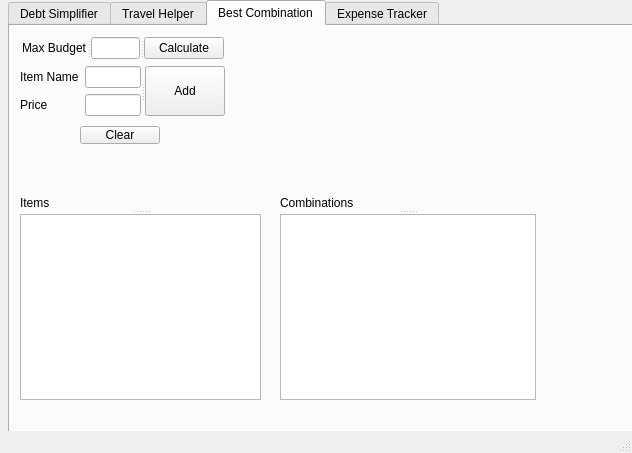
<?xml version="1.0" encoding="UTF-8"?>
<ui version="4.0">
 <class>MainWindow</class>
 <widget class="QMainWindow" name="MainWindow">
  <property name="geometry">
   <rect>
    <x>0</x>
    <y>0</y>
    <width>632</width>
    <height>453</height>
   </rect>
  </property>
  <property name="windowTitle">
   <string>MainWindow</string>
  </property>
  <widget class="QWidget" name="centralwidget">
   <widget class="QTabWidget" name="tabWidget">
    <property name="geometry">
     <rect>
      <x>8</x>
      <y>0</y>
      <width>800</width>
      <height>800</height>
     </rect>
    </property>
    <property name="sizePolicy">
     <sizepolicy hsizetype="Preferred" vsizetype="Preferred">
      <horstretch>0</horstretch>
      <verstretch>0</verstretch>
     </sizepolicy>
    </property>
    <property name="accessibleName">
     <string/>
    </property>
    <property name="currentIndex">
     <number>2</number>
    </property>
    <property name="movable">
     <bool>true</bool>
    </property>
    <widget class="QWidget" name="tab_5">
     <attribute name="title">
      <string>Debt Simplifier</string>
     </attribute>
     <widget class="QSplitter" name="splitter_8">
      <property name="geometry">
       <rect>
        <x>0</x>
        <y>10</y>
        <width>301</width>
        <height>291</height>
       </rect>
      </property>
      <property name="orientation">
       <enum>Qt::Vertical</enum>
      </property>
      <widget class="QSplitter" name="splitter_5">
       <property name="orientation">
        <enum>Qt::Horizontal</enum>
       </property>
       <widget class="QLabel" name="nameLabel">
        <property name="text">
         <string>Number of people</string>
        </property>
       </widget>
       <widget class="QLineEdit" name="nameLineEdit"/>
       <widget class="QPushButton" name="pushButton">
        <property name="text">
         <string>Submit</string>
        </property>
       </widget>
      </widget>
      <widget class="QTableWidget" name="tableWidget"/>
      <widget class="QSplitter" name="splitter_6">
       <property name="orientation">
        <enum>Qt::Horizontal</enum>
       </property>
       <widget class="QPushButton" name="pushButton_2">
        <property name="text">
         <string>Calculate</string>
        </property>
       </widget>
       <widget class="QPushButton" name="pushButton_3">
        <property name="text">
         <string>Clear</string>
        </property>
       </widget>
      </widget>
      <widget class="QSplitter" name="splitter_7">
       <property name="orientation">
        <enum>Qt::Horizontal</enum>
       </property>
       <widget class="QPushButton" name="pushButton_20">
        <property name="text">
         <string>Load Previous Config</string>
        </property>
       </widget>
       <widget class="QPushButton" name="pushButton_21">
        <property name="text">
         <string>Save</string>
        </property>
       </widget>
      </widget>
     </widget>
     <widget class="QSplitter" name="splitter_9">
      <property name="geometry">
       <rect>
        <x>330</x>
        <y>10</y>
        <width>256</width>
        <height>408</height>
       </rect>
      </property>
      <property name="orientation">
       <enum>Qt::Vertical</enum>
      </property>
      <widget class="QLabel" name="label">
       <property name="text">
        <string>Original balances</string>
       </property>
      </widget>
      <widget class="QListWidget" name="listWidget"/>
      <widget class="QLabel" name="label_2">
       <property name="text">
        <string>Reduced balances</string>
       </property>
      </widget>
      <widget class="QListWidget" name="listWidget_2"/>
     </widget>
    </widget>
    <widget class="QWidget" name="tab_6">
     <attribute name="title">
      <string>Travel Helper</string>
     </attribute>
     <widget class="QLabel" name="label_3">
      <property name="geometry">
       <rect>
        <x>20</x>
        <y>20</y>
        <width>91</width>
        <height>16</height>
       </rect>
      </property>
      <property name="text">
       <string>Number of locations</string>
      </property>
     </widget>
     <widget class="QLineEdit" name="lineEdit">
      <property name="geometry">
       <rect>
        <x>110</x>
        <y>20</y>
        <width>71</width>
        <height>20</height>
       </rect>
      </property>
     </widget>
     <widget class="QPushButton" name="pushButton_7">
      <property name="geometry">
       <rect>
        <x>200</x>
        <y>20</y>
        <width>80</width>
        <height>18</height>
       </rect>
      </property>
      <property name="text">
       <string>Submit</string>
      </property>
     </widget>
     <widget class="QTableWidget" name="tableWidget_3">
      <property name="geometry">
       <rect>
        <x>10</x>
        <y>50</y>
        <width>281</width>
        <height>171</height>
       </rect>
      </property>
     </widget>
     <widget class="QTableWidget" name="tableWidget_4">
      <property name="geometry">
       <rect>
        <x>320</x>
        <y>40</y>
        <width>291</width>
        <height>181</height>
       </rect>
      </property>
     </widget>
     <widget class="QLabel" name="label_4">
      <property name="geometry">
       <rect>
        <x>330</x>
        <y>20</y>
        <width>151</width>
        <height>16</height>
       </rect>
      </property>
      <property name="text">
       <string>Shortest distance between each location</string>
      </property>
     </widget>
     <widget class="QPushButton" name="pushButton_8">
      <property name="geometry">
       <rect>
        <x>20</x>
        <y>260</y>
        <width>121</width>
        <height>21</height>
       </rect>
      </property>
      <property name="text">
       <string>Calculate Minimum Distance</string>
      </property>
     </widget>
     <widget class="QPushButton" name="pushButton_9">
      <property name="geometry">
       <rect>
        <x>150</x>
        <y>260</y>
        <width>121</width>
        <height>21</height>
       </rect>
      </property>
      <property name="text">
       <string>Calculate Minimum Path</string>
      </property>
     </widget>
     <widget class="QComboBox" name="comboBox">
      <property name="geometry">
       <rect>
        <x>90</x>
        <y>230</y>
        <width>111</width>
        <height>22</height>
       </rect>
      </property>
     </widget>
     <widget class="QPushButton" name="pushButton_10">
      <property name="geometry">
       <rect>
        <x>100</x>
        <y>290</y>
        <width>80</width>
        <height>18</height>
       </rect>
      </property>
      <property name="text">
       <string>Clear</string>
      </property>
     </widget>
     <widget class="QListWidget" name="listWidget_8">
      <property name="geometry">
       <rect>
        <x>320</x>
        <y>260</y>
        <width>256</width>
        <height>101</height>
       </rect>
      </property>
     </widget>
     <widget class="QLabel" name="label_17">
      <property name="geometry">
       <rect>
        <x>330</x>
        <y>240</y>
        <width>101</width>
        <height>16</height>
       </rect>
      </property>
      <property name="text">
       <string>Minimum distance Path</string>
      </property>
     </widget>
    </widget>
    <widget class="QWidget" name="tab_9">
     <attribute name="title">
      <string>Best Combination</string>
     </attribute>
     <widget class="QPushButton" name="pushButton_13">
      <property name="geometry">
       <rect>
        <x>70</x>
        <y>100</y>
        <width>80</width>
        <height>18</height>
       </rect>
      </property>
      <property name="text">
       <string>Clear</string>
      </property>
     </widget>
     <widget class="QSplitter" name="splitter">
      <property name="geometry">
       <rect>
        <x>10</x>
        <y>40</y>
        <width>205</width>
        <height>50</height>
       </rect>
      </property>
      <property name="orientation">
       <enum>Qt::Horizontal</enum>
      </property>
      <widget class="QWidget" name="layoutWidget">
       <layout class="QFormLayout" name="formLayout">
        <item row="0" column="0">
         <widget class="QLabel" name="label_7">
          <property name="text">
           <string>Item Name</string>
          </property>
         </widget>
        </item>
        <item row="0" column="1">
         <widget class="QLineEdit" name="lineEdit_3"/>
        </item>
        <item row="1" column="0">
         <widget class="QLabel" name="label_8">
          <property name="text">
           <string>Price</string>
          </property>
         </widget>
        </item>
        <item row="1" column="1">
         <widget class="QLineEdit" name="lineEdit_4"/>
        </item>
       </layout>
      </widget>
      <widget class="QPushButton" name="pushButton_12">
       <property name="text">
        <string>Add</string>
       </property>
      </widget>
     </widget>
     <widget class="QSplitter" name="splitter_2">
      <property name="geometry">
       <rect>
        <x>12</x>
        <y>11</y>
        <width>202</width>
        <height>22</height>
       </rect>
      </property>
      <property name="orientation">
       <enum>Qt::Horizontal</enum>
      </property>
      <widget class="QLabel" name="label_5">
       <property name="text">
        <string>Max Budget</string>
       </property>
      </widget>
      <widget class="QLineEdit" name="lineEdit_2"/>
      <widget class="QPushButton" name="pushButton_11">
       <property name="text">
        <string>Calculate</string>
       </property>
      </widget>
     </widget>
     <widget class="QSplitter" name="splitter_3">
      <property name="geometry">
       <rect>
        <x>10</x>
        <y>170</y>
        <width>241</width>
        <height>204</height>
       </rect>
      </property>
      <property name="orientation">
       <enum>Qt::Vertical</enum>
      </property>
      <widget class="QLabel" name="label_6">
       <property name="text">
        <string>Items</string>
       </property>
      </widget>
      <widget class="QListWidget" name="listWidget_5"/>
     </widget>
     <widget class="QSplitter" name="splitter_4">
      <property name="geometry">
       <rect>
        <x>270</x>
        <y>170</y>
        <width>256</width>
        <height>204</height>
       </rect>
      </property>
      <property name="orientation">
       <enum>Qt::Vertical</enum>
      </property>
      <widget class="QLabel" name="label_9">
       <property name="text">
        <string>Combinations</string>
       </property>
      </widget>
      <widget class="QListWidget" name="listWidget_6"/>
     </widget>
    </widget>
    <widget class="QWidget" name="tab_10">
     <attribute name="title">
      <string>Expense Tracker</string>
     </attribute>
     <widget class="QListWidget" name="listWidget_7">
      <property name="geometry">
       <rect>
        <x>254</x>
        <y>10</y>
        <width>254</width>
        <height>71</height>
       </rect>
      </property>
     </widget>
     <widget class="QPushButton" name="pushButton_18">
      <property name="geometry">
       <rect>
        <x>150</x>
        <y>100</y>
        <width>101</width>
        <height>18</height>
       </rect>
      </property>
      <property name="text">
       <string>Load Previous Config</string>
      </property>
     </widget>
     <widget class="QPushButton" name="pushButton_19">
      <property name="geometry">
       <rect>
        <x>270</x>
        <y>100</y>
        <width>80</width>
        <height>18</height>
       </rect>
      </property>
      <property name="text">
       <string>Save</string>
      </property>
     </widget>
     <widget class="QWidget" name="layoutWidget">
      <property name="geometry">
       <rect>
        <x>120</x>
        <y>170</y>
        <width>311</width>
        <height>94</height>
       </rect>
      </property>
      <layout class="QGridLayout" name="gridLayout_5">
       <item row="0" column="0">
        <widget class="QLabel" name="label_13">
         <property name="text">
          <string>Maintanence</string>
         </property>
        </widget>
       </item>
       <item row="0" column="1">
        <widget class="QProgressBar" name="progressBar">
         <property name="value">
          <number>24</number>
         </property>
        </widget>
       </item>
       <item row="1" column="0">
        <widget class="QLabel" name="label_14">
         <property name="text">
          <string>Grocieries</string>
         </property>
        </widget>
       </item>
       <item row="1" column="1">
        <widget class="QProgressBar" name="progressBar_2">
         <property name="value">
          <number>24</number>
         </property>
        </widget>
       </item>
       <item row="2" column="0">
        <widget class="QLabel" name="label_15">
         <property name="text">
          <string>Bills</string>
         </property>
        </widget>
       </item>
       <item row="2" column="1">
        <widget class="QProgressBar" name="progressBar_3">
         <property name="value">
          <number>24</number>
         </property>
        </widget>
       </item>
       <item row="3" column="0">
        <widget class="QLabel" name="label_16">
         <property name="text">
          <string>Miscellaneous</string>
         </property>
        </widget>
       </item>
       <item row="3" column="1">
        <widget class="QProgressBar" name="progressBar_4">
         <property name="value">
          <number>24</number>
         </property>
        </widget>
       </item>
      </layout>
     </widget>
     <widget class="QWidget" name="layoutWidget">
      <property name="geometry">
       <rect>
        <x>40</x>
        <y>10</y>
        <width>211</width>
        <height>76</height>
       </rect>
      </property>
      <layout class="QGridLayout" name="gridLayout_4">
       <item row="0" column="0">
        <widget class="QLabel" name="label_10">
         <property name="text">
          <string>Description</string>
         </property>
        </widget>
       </item>
       <item row="0" column="1">
        <widget class="QLineEdit" name="lineEdit_5"/>
       </item>
       <item row="0" column="2" rowspan="3">
        <layout class="QGridLayout" name="gridLayout">
         <item row="0" column="0">
          <widget class="QPushButton" name="pushButton_14">
           <property name="text">
            <string>Add Transaction</string>
           </property>
          </widget>
         </item>
         <item row="1" column="0">
          <widget class="QPushButton" name="pushButton_15">
           <property name="text">
            <string>Clear</string>
           </property>
          </widget>
         </item>
        </layout>
       </item>
       <item row="1" column="0">
        <widget class="QLabel" name="label_11">
         <property name="text">
          <string>Category</string>
         </property>
        </widget>
       </item>
       <item row="2" column="0">
        <widget class="QLabel" name="label_12">
         <property name="text">
          <string>Amount</string>
         </property>
        </widget>
       </item>
       <item row="2" column="1">
        <widget class="QLineEdit" name="lineEdit_7"/>
       </item>
       <item row="1" column="1">
        <widget class="QComboBox" name="comboBox_2"/>
       </item>
      </layout>
     </widget>
    </widget>
   </widget>
  </widget>
  <widget class="QMenuBar" name="menubar">
   <property name="geometry">
    <rect>
     <x>0</x>
     <y>0</y>
     <width>632</width>
     <height>17</height>
    </rect>
   </property>
  </widget>
  <widget class="QStatusBar" name="statusbar"/>
 </widget>
 <resources/>
 <connections/>
</ui>
